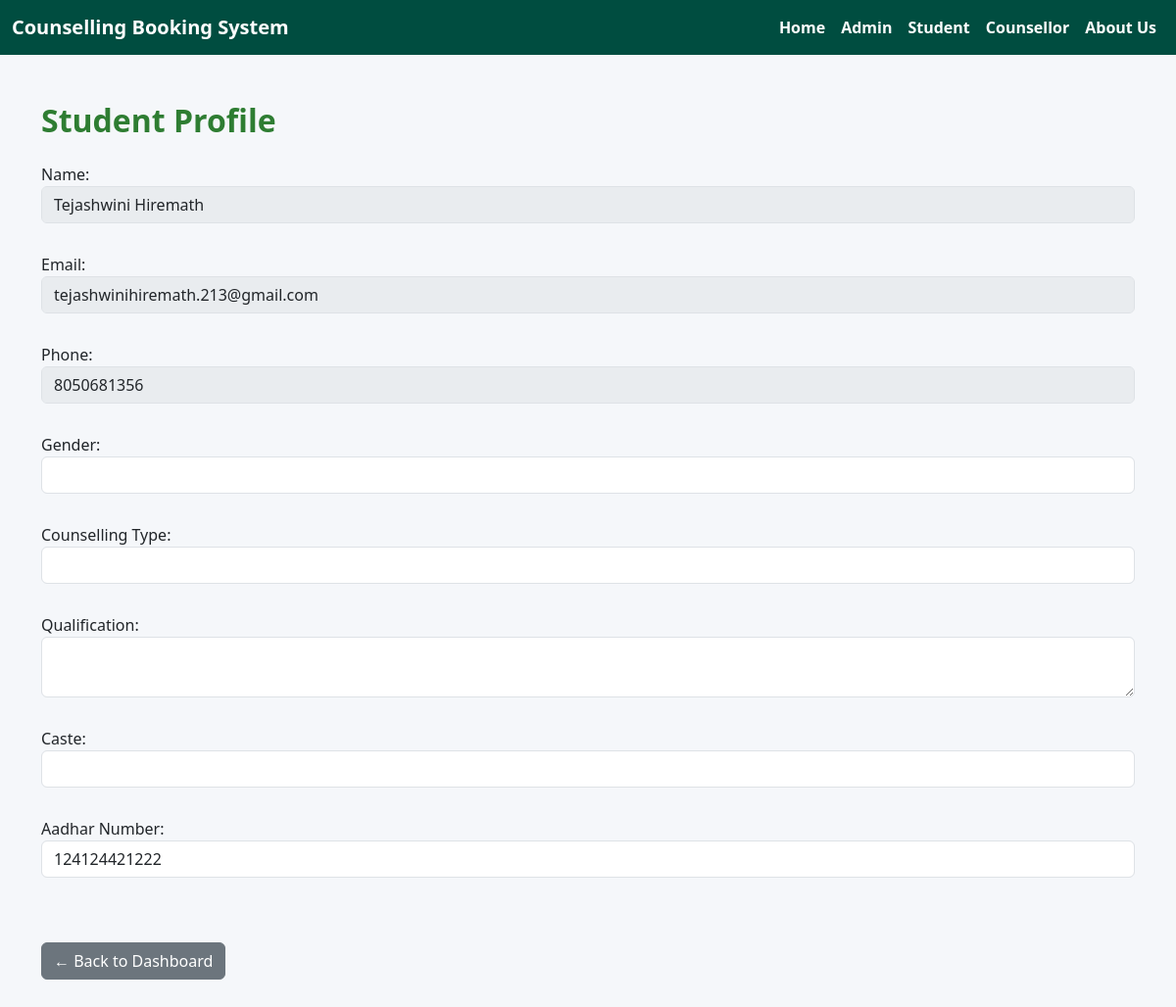
Before: /student_profile (signed in) with the older database file.
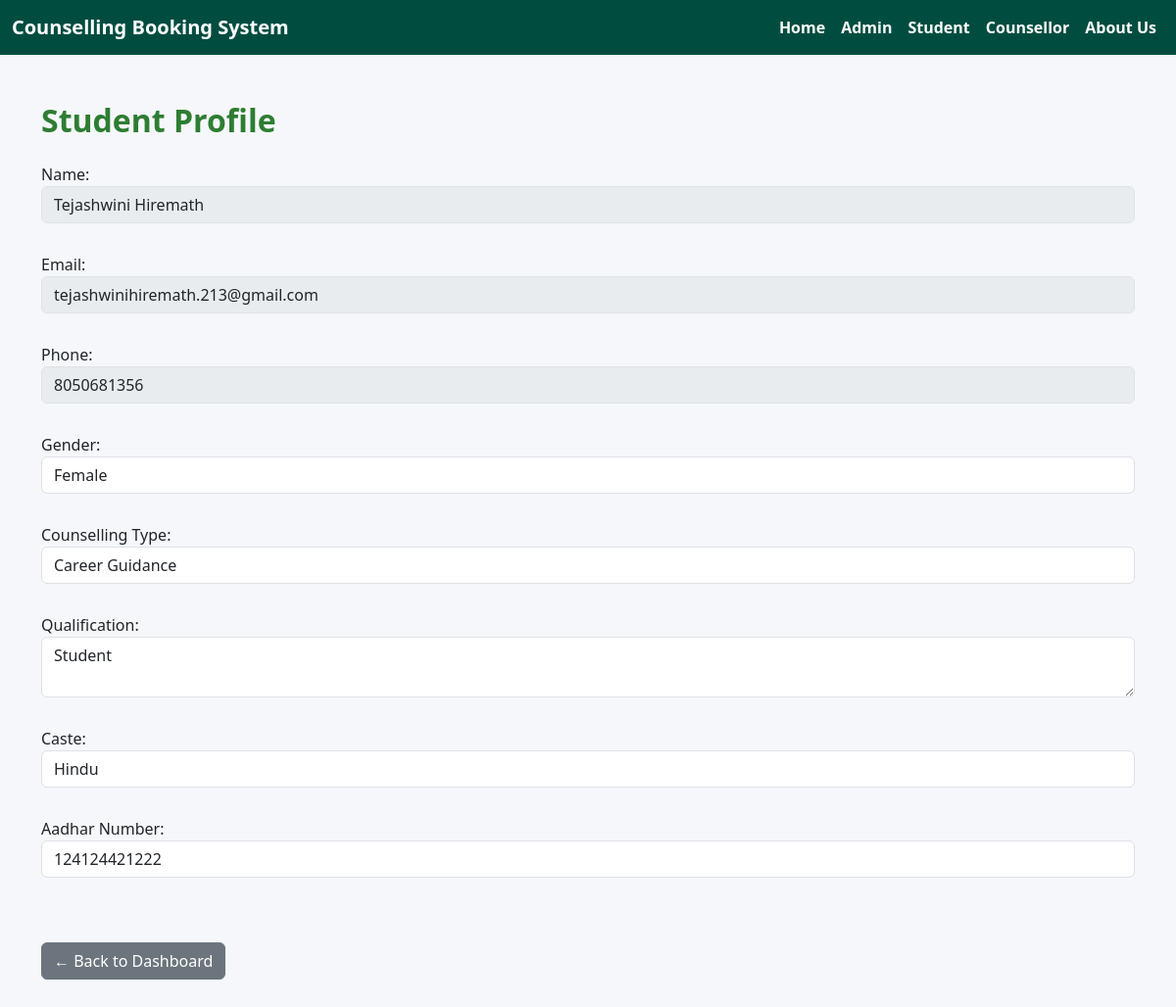
After: the same page with the newer database file.
### tables this page shows
CREATE TABLE users (
            id INTEGER PRIMARY KEY AUTOINCREMENT,
            name TEXT NOT NULL,
            email TEXT NOT NULL,
            phone TEXT NOT NULL,
            password TEXT NOT NULL
        , counselling_type TEXT, caste TEXT, aadhaar TEXT, gender TEXT, bio TEXT);

### app.py (the view, shortened to what this page needs)
@app.route('/student_profile', methods=['GET', 'POST'])
def student_profile():
    if 'user_email' not in session:
        return redirect(url_for('user_login'))
    conn = sqlite3.connect('counsellors.db')
    cursor = conn.cursor()
    cursor.execute('SELECT name, email, phone, gender, counselling_type, bio, caste, aadhaar FROM users WHERE email = ?', (session['user_email'],))
    user = cursor.fetchone()
    conn.close()
    return render_template('student_profile.html', user=user)

### templates/student_profile.html (shortened to what this page needs)
{% extends "base.html" %}
{% block content %}
<div class="container mt-5">
  <h2 class="mb-4">Student Profile</h2>
  <form method="POST">
    <div class="form-group"style="padding-bottom: 30px;">
      <label>Name:</label>
      <input type="text" class="form-control" value="{{ user[0] }}" disabled>
    </div>
    <div class="form-group"style="padding-bottom: 30px;">
      <label>Email:</label>
      <input type="email" class="form-control" value="{{ user[1] }}" disabled>
    </div>
    <div class="form-group"style="padding-bottom: 30px;">
      <label>Phone:</label>
      <input type="text" class="form-control" value="{{ user[2] }}" disabled>
    </div>
    <div class="form-group"style="padding-bottom: 30px;">
      <label>Gender:</label>
      <input type="text" class="form-control" name="gender" value="{{ user[3] or '' }}">
    </div>
    <div class="form-group"style="padding-bottom: 30px;">
      <label>Counselling Type:</label>
      <input type="text" class="form-control" name="counselling_type" value="{{ user[4] or '' }}">
    </div>
    <div class="form-group" style="padding-bottom: 30px;">
      <label>Qualification:</label>
      <textarea class="form-control" name="bio">{{ user[5] or '' }}</textarea>
    </div>
    <div class="form-group" style="padding-bottom: 30px;">
      <label>Caste:</label>
      <input type="text" class="form-control" name="caste" value="{{ user[6] or '' }}">
    </div>
    <div class="form-group" style="padding-bottom: 50px;">
      <label>Aadhar Number:</label>
      <input type="text" class="form-control" name="aadhaar" value="{{ user[7] or '' }}">
    </div>
    <div class="form-group mt-3 " style="padding-bottom: 50px;">
        <a href="{{ url_for('student_dashboard') }}" class="btn btn-secondary">← Back to Dashboard</a>
      </div>
  </form>
</div>
{% endblock %}

Changed rows visible on the page:
changed users "Tejashwini Hiremath": gender (not shown) → "Female"; counselling_type (not shown) → "Career Guidance"; bio (not shown) → "Student"; caste (not shown) → "Hindu"
